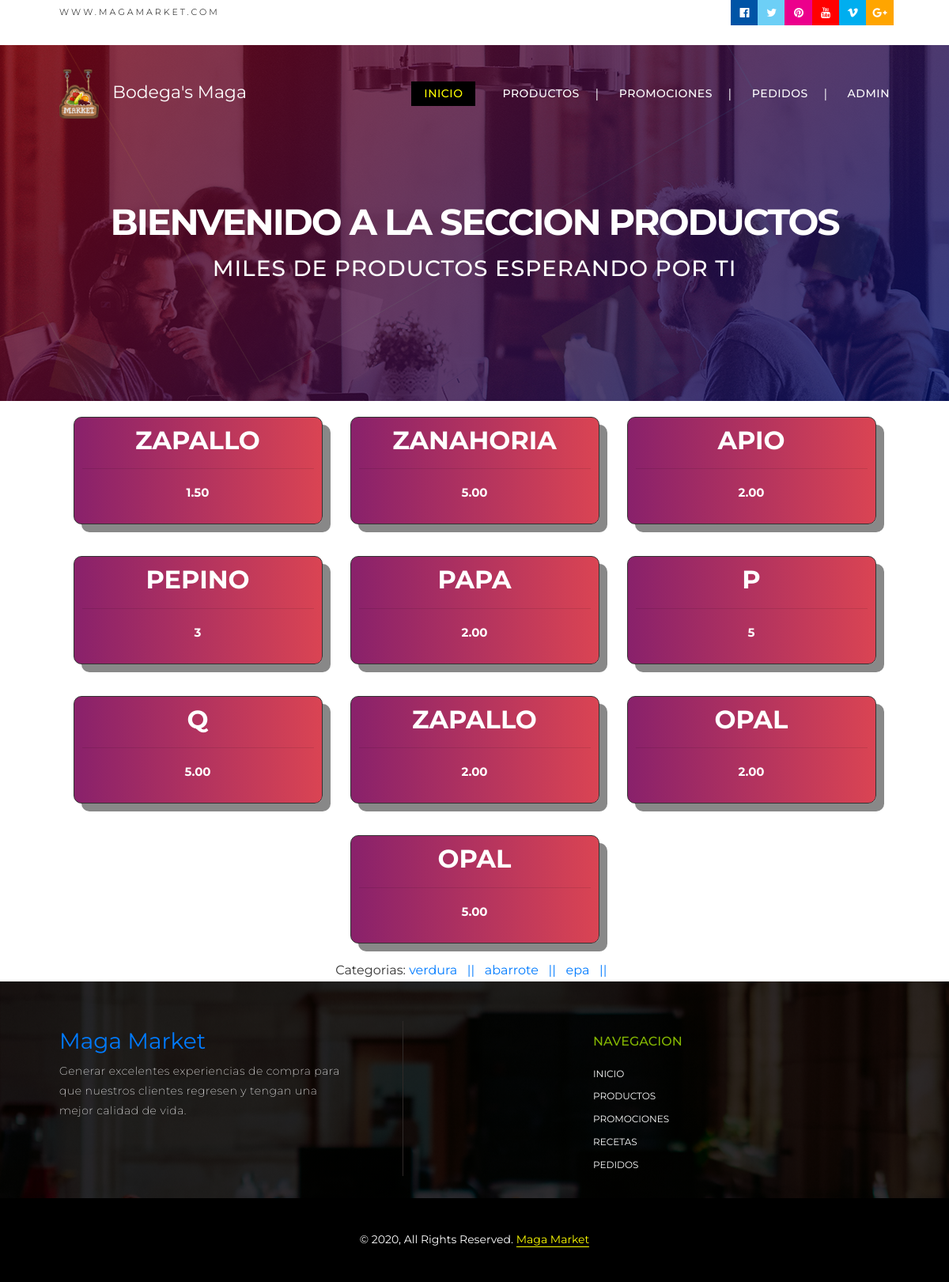
/producto/categoria/1, run on the app's committed database.
### Producto/models.py (models this page shows, shortened)
class Producto(models.Model):
    nombre = models.CharField(max_length=50)
    precio= models.CharField(max_length=40)
    categorias=models.ManyToManyField(Categoria)
    created=models.DateTimeField(auto_now_add=True)
    updated=models.DateTimeField(auto_now_add=True)
    class Meta:
        verbose_name='producto'
        verbose_name_plural='productos'

class Categoria(models.Model):
    nombre = models.CharField(max_length=50)
    created=models.DateTimeField(auto_now_add=True)
    updated=models.DateTimeField(auto_now_add=True)
    class Meta:
        verbose_name='categoria'
        verbose_name_plural='categorias'

### Producto/views.py (the view)
# urls.py: path('producto/categoria/<int:categoria_id>',views.categoria, name="Categoria"),
def categoria(request,categoria_id):
    list_categorias = Categoria.objects.all()
    categorias = Categoria.objects.get(id=categoria_id)
    productos = Producto.objects.filter(categorias=categorias)
    data={
        'categorias':categorias,
        'productos':productos,
        'list_categorias':list_categorias}
    return render(request,'producto/categoria.html',data)

### Producto/templates/producto/categoria.html
{% extends 'base.html' %}
{% block content %}
<header class="banner">
    <div class="gradient"></div>
     <div class="container">
         <div class="row">
            <div class="col-sm-12 heading">
               <h1 data-aos="fade-right" data-aos-delay="300">Bienvenido a la seccion productos</h1>
               <h2 data-aos="fade-left" data-aos-delay="300">miles de productos esperando por ti </h2>
            </div>
         </div>
     </div>
</header>
<section class="container flex text-center">
    {% if productos %}
        {% for producto in productos %}
        <div class="columna fnaranja blanco ">
            <h2 class="bold mayuscula">{{producto.nombre}}</h2>
            <hr>
            <div class="lgrande mayuscula ">
                <p>{{producto.precio}}</p>
            </div>
        </div>
        {% endfor %}
    {% else%}
        <h1 class="lgrande text-center">No hay productos</h1>
    {% endif %}
</section>
<section>
    <div style="width:80%;  margin:auto; text-align:center; color:#333;">
        Categorias:
            {% for categoria in list_categorias %}
                <a href="{% url 'Categoria' categoria.id %}">{{categoria.nombre}} &nbsp; || &nbsp;</a>
            {% endfor %}
    </div>
</section>
{% endblock content %}

### BasePage/static/css/main.css (style rules this page uses)
* { -webkit-box-sizing:border-box;-moz-box-sizing:border-box;box-sizing:border-box }
*:before,*:after { -webkit-box-sizing:border-box;-moz-box-sizing:border-box;box-sizing:border-box }
body { width: 100%;margin: 0px;padding: 0px;font-size: 16px;line-height: 1.8;overflow-x: hidden;background-color: #fff;font-family: 'Montserrat', sans-serif; }
body, html { height: 100%; }
h1,h2,h3,h4,h5,h6,ul { margin:0px;padding:0px }
a { cursor: pointer; }
::placeholder { color: #fff; font-weight: 300; font-size:13px; text-transform: uppercase; font-style: normal; font-family: 'Montserrat', sans-serif; }
header .gradient { background: -moz-linear-gradient(-45deg, rgba(167, 125, 5253, 206, 143,0.7) 0%, rgba(47, 40, 21,0.5) 100%); background: -webkit-linear-gradient(-45deg, rgba(167, 125, 5,0.7) 0%,rgba(47, 40, 21,0.5) 100%); background: linear-gradient(135deg, rgba(167, 125, 5,0.7) 0%,rgba(47, 40, 21,0.5) 100%); filter: progid:DXImageTransform.Microsoft.gradient( startColorstr='#80bf0019', endColorstr='#8000159e',GradientType=1 ); position: absolute; z-index: 99; width: 100%; height: 100%; top: 0; left: 0; }
header { width: 100%; height: auto; position: relative; }
.banner { width: 100%; height: 450px; display: flex; position: relative; align-items: flex-end; padding-bottom: 120px; background-size: cover; background-position: center; background-repeat: no-repeat; margin-top: -148px; background-image: url(../images/banner-1.jpg); }
.banner .heading { color: #fff; z-index: 999; text-align: center; }
.banner .heading h1 { font-size: 46px;font-weight: 700;letter-spacing: -2px;padding-bottom: 15px;text-transform: uppercase; }
.banner .heading h2 { font-size: 28px;font-weight: 500;letter-spacing: 1px;padding-bottom: 30px;text-transform: uppercase; }
.banner .gradient { background: -moz-linear-gradient(-45deg, rgba(191,0,25,0.5) 0%, rgba(0,21,158,0.5) 100%); background: -webkit-linear-gradient(-45deg, rgba(191,0,25,0.5) 0%,rgba(0,21,158,0.5) 100%); background: linear-gradient(135deg, rgba(191,0,25,0.5) 0%,rgba(0,21,158,0.5) 100%); filter: progid:DXImageTransform.Microsoft.gradient( startColorstr='#80bf0019', endColorstr='#8000159e',GradientType=1 ); position: absolute; width: 100%; height: 100%; top: 0; left: 0; z-index: 9; }

### BasePage/static/css/mio.css (style rules this page uses)
.bold { font-weight: bold; }
.container { margin: 0 auto; width: 90%; }
.flex { display: flex; flex-wrap: wrap; }
.text-center { text-align: center; }
.columna { background: #DA4453; background: -webkit-linear-gradient(to right, rgba(146, 37, 105,0.5), rgba(201, 60, 88,0.5)); background: linear-gradient(to right, #89216B, #DA4453); color: #fff; border: 1px solid #333; margin: 20px auto ; padding: 10px; border-radius: 10px; box-shadow: 10px 10px #888; width: 30%; box-sizing: border-box; height: auto; }
.mayuscula { text-transform: uppercase; }
.lgrande { font-weight: bold; font-size: 15px; }

### data on the page
Producto: nombre "ZAPALLO", precio "1.50"
Producto: nombre "ZANAHORIA", precio "5.00"
Producto: nombre "APIO", precio "2.00"
Producto: nombre "PEPINO", precio "3"
Producto: nombre "PAPA", precio "2.00"
Producto: nombre "P", precio "5"
Producto: nombre "Q", precio "5.00"
Producto: nombre "ZAPALLO", precio "2.00"
Producto: nombre "OPAL", precio "2.00"
Producto: nombre "OPAL", precio "5.00"
Categoria: nombre "verdura"
Categoria: nombre "abarrote"
Categoria: nombre "epa"
